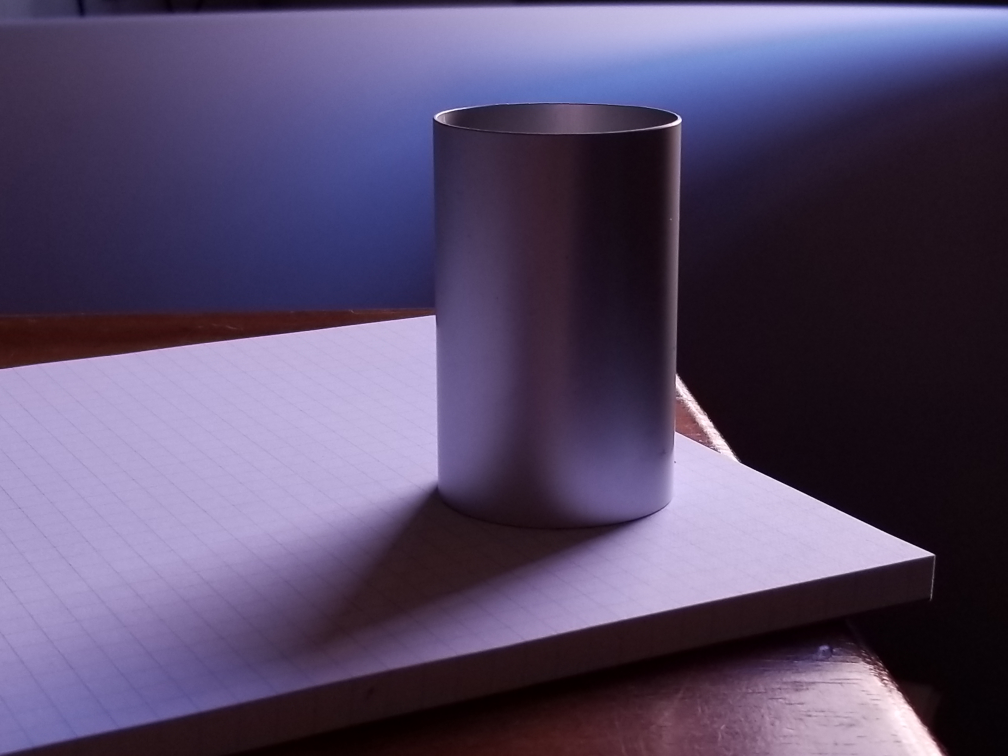
#> input picture examples/cylinder.jpg, 4032 x 3024 px (shown at 1/4 size)
$ python -i edge_preserving_smoother.py   (imports and definitions only)
#> lines starting #> are read from the running program, lines starting #| are printed output that depends on the picture
### utils/array_tools.py
import sys
import numpy as np
from PIL import Image
from pympler import asizeof
from utils.array_entropy import entropy

# [14 lines left out: functions float32_to_uint8, uint8_to_float32, not called in this run]

def diff(x, axis=0):
    if axis==0:
        return x[1:,:]-x[:-1,:]
    else:
        return x[:,1:]-x[:,:-1]

def cyclic_diff(x,axis=0):
    if axis==0:
        return x[0,:]-x[-1,:]
    else:
        return (x[:,0]-x[:,-1])[None,:].T


# [78 lines left out: functions geometric_mean, normalize_array, normalize_arrays, imresize, not called in this run]


def L1(array2d):
    return np.max(np.abs(array2d).sum(axis=0))

# [5 lines left out: function recsum, not called in this run]

def pnorm(a,p=2):
    A = np.power(np.abs(a),p)
    return np.power(recsum(A),1/p)

def Lp(a, p):
    return np.power(np.power(a.ravel(), p).sum(),1/p)

# [145 lines left out: functions array_info, print_array_info, not called in this run]

### utils/logging.py
import numpy as np
from PIL import Image
import time
import datetime
import streamlit as st
import psutil
import os
import gc
import sys


# [4 lines left out: function log_variable_size, not called in this run]

def timestamp():
    return datetime.datetime.now().isoformat() #strftime("%Y%m%d_%H%M%S")

# [9 lines left out: function log_memory, not called in this run]


# [23 lines of commented-out code are left out]


def runtime(f):
    '''
    # decorator to measure performance of function f
    # Example:

        @runtime
        def test(n):
            j = 0
            for i in range(n):
                j+=1

        >>> test(100000)
        runtime: 0.0050120 s

    '''

    # [7 lines left out: function run, not called in this run]
    return run


# [19 lines left out: function view_memory, not called in this run]

### utils/edge_preserving_smoother.py
import streamlit as st
from time import perf_counter_ns
import numpy as np
from scipy import signal
from scipy.sparse import spdiags, csc_matrix
from scipy.sparse.linalg import cg, spsolve, spilu, LinearOperator, use_solver
from utils.array_tools import diff, cyclic_diff, imresize
from utils.logging import runtime

def delta(x):

    gradient_v = np.vstack([diff(x, axis=0),cyclic_diff(x,axis=0)])
    gradient_h = np.hstack([diff(x,axis=1),cyclic_diff(x,axis=1)])

    return gradient_v, gradient_h

def convolve(gradient_v, gradient_h, kernel_shape, return_level=1):
    '''
        gradient_v:         forward-difference in vertical direction
        gradient_h:         forward-difference in horizontal direction
        kernel_shape:       2-tuple of odd positive integers. (Auto-incremented if even)
        return_level 1:     return only standard convolution
        return_level 2:     return standard convolution and convolution of absolute values
        return_level -2:    return only convolution of absolute values
    '''

    sigma_v, sigma_h = kernel_shape
    sigma_v += 1-sigma_v%2
    sigma_h += 1-sigma_h%2

    n_pad = [int(sigma_v/2),int(sigma_h/2)]
    kernel = np.ones(kernel_shape)

    out = []
    if (return_level > 0) or (return_level==-1):
        convolution_v = signal.convolve(gradient_v, kernel, method='fft')[n_pad[0]:n_pad[0]+gradient_v.shape[0],n_pad[1]:n_pad[1]+gradient_v.shape[1]]
        convolution_h = signal.convolve(gradient_h, kernel.T, method='fft')[n_pad[1]:n_pad[1]+gradient_h.shape[0],n_pad[0]:n_pad[0]+gradient_h.shape[1]]
        out.append(convolution_v)
        out.append(convolution_h)

    if (return_level > 1) or (return_level==-2):
        convolution_v_abs = signal.convolve(np.abs(gradient_v), kernel, method='fft')[n_pad[0]:n_pad[0]+gradient_v.shape[0],n_pad[1]:n_pad[1]+gradient_v.shape[1]]
        convolution_h_abs = signal.convolve(np.abs(gradient_h), kernel.T, method='fft')[n_pad[1]:n_pad[1]+gradient_h.shape[0],n_pad[0]:n_pad[0]+gradient_h.shape[1]]
        out.append(convolution_v_abs)
        out.append(convolution_h_abs)

    return tuple(out)

def calculate_texture_weights(image_01_maxRGB_reduced, kernel_shape=(5,1), sharpness=0.001, lamda=0.5, texture_style='I'):

    gradient_v, gradient_h = delta(image_01_maxRGB_reduced)
    convolution_v, convolution_h = convolve(gradient_v, gradient_h, kernel_shape)

    if texture_style == 'I':
        texture_weights_v = 1/(np.abs(convolution_v) * np.abs(gradient_v) + sharpness)
        texture_weights_h = 1/(np.abs(convolution_h) * np.abs(gradient_h) + sharpness)
        return gradient_v, gradient_h, texture_weights_v, texture_weights_h

    if texture_style == 'II':
        texture_weights_v = 1/(np.abs(gradient_v) + sharpness)
        texture_weights_h = 1/(np.abs(gradient_h) + sharpness)
        return gradient_v, gradient_h, texture_weights_v, texture_weights_h

    if texture_style == 'III':
        texture_weights_v = 1/(np.abs(convolution_v) + sharpness)
        texture_weights_h = 1/(np.abs(convolution_h) + sharpness)
        return gradient_v, gradient_h, texture_weights_v, texture_weights_h

    convolution_v_abs, convolution_h_abs = convolve(gradient_v, gradient_h, kernel_shape, return_level=-2)

    if texture_style == 'IV':
        texture_weights_v = convolution_v_abs/(np.abs(convolution_v) + sharpness)
        texture_weights_h = convolution_h_abs/(np.abs(convolution_h)+ sharpness)
        return gradient_v, gradient_h, texture_weights_v, texture_weights_h

    if texture_style == 'V':
        texture_weights_v = convolution_v_abs/(np.abs(convolution_v) + sharpness)
        texture_weights_h = convolution_h_abs/(np.abs(convolution_h)+ sharpness)
        return gradient_v, gradient_h, texture_weights_v, texture_weights_h


# [234 lines left out: functions construct_map_cyclic, solve_sparse_system, smooth, not called in this run]

>>> import cv2
>>> picture = cv2.imread('../examples/cylinder.jpg', cv2.IMREAD_GRAYSCALE)
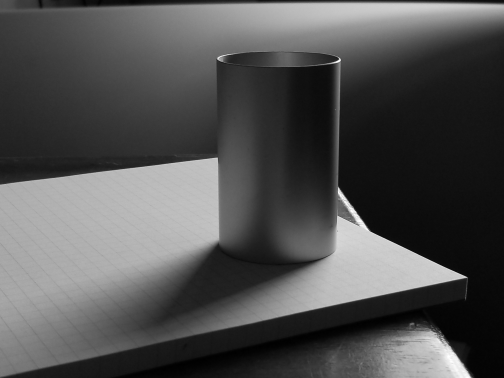
#> picture: shape (3024, 4032) (shown at 1/8 size); min 0, max 255, mean 81
>>> result = calculate_texture_weights(picture)
#> in diff, `return x[1:,:]-x[:-1,:]`:
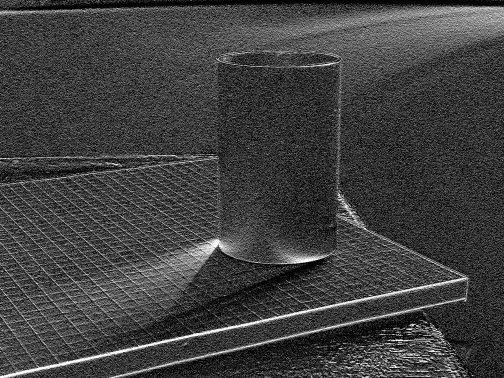
#> returned value: shape (3023, 4032) (shown at 1/8 size); min 0, max 255, mean 64.2
#> call 2 of diff, with axis = 1
#> in diff (call 2), `return x[:,1:]-x[:,:-1]`:
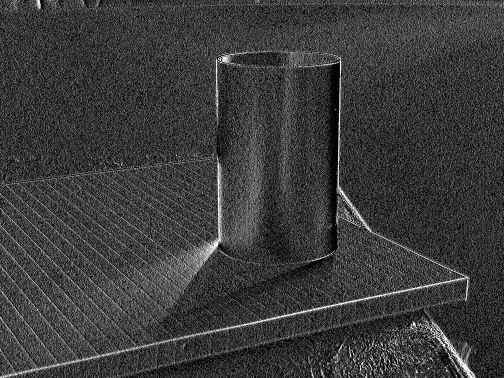
#> returned value: shape (3024, 4031) (shown at 1/8 size); min 0, max 255, mean 59.4
#> in calculate_texture_weights, `texture_weights_v = 1/(np.abs(convolution_v) * np.abs(gradient_v) + sh..`:
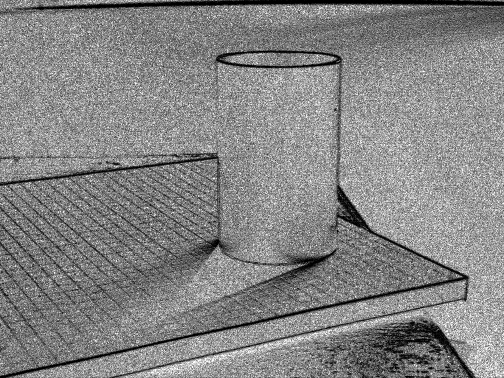
#> texture_weights_v: shape (3024, 4032) float64 (shown at 1/8 size); min 3.08e-06, max 1000, mean 520; drawn with min black and max white
#> in calculate_texture_weights, `texture_weights_h = 1/(np.abs(convolution_h) * np.abs(gradient_h) + sh..`:
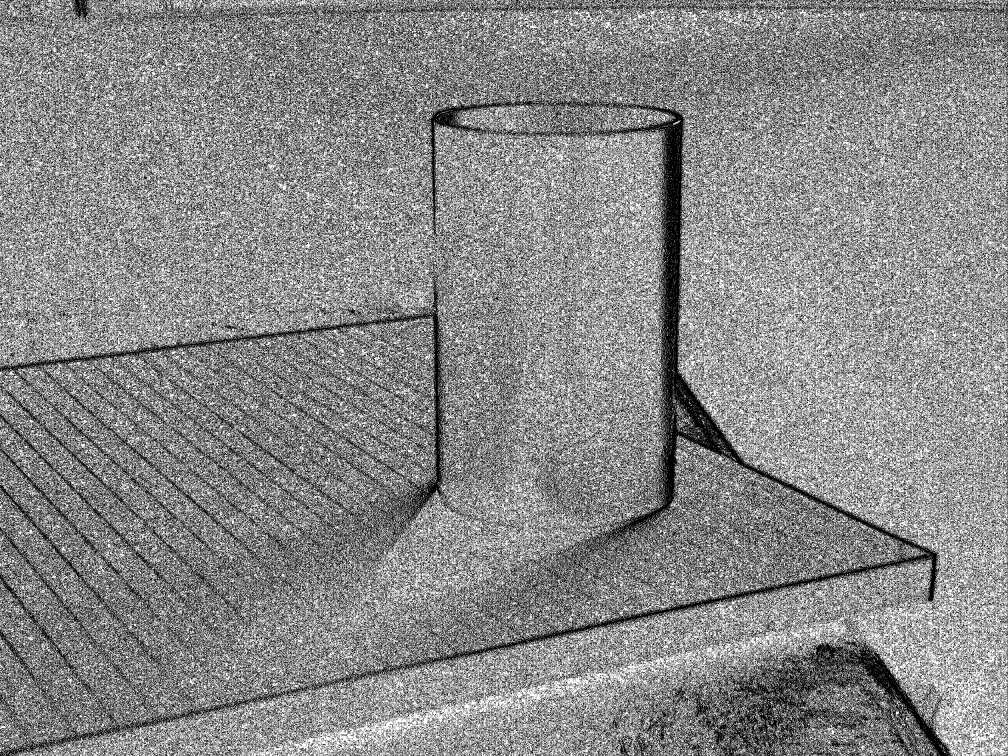
#> texture_weights_h: shape (3024, 4032) float64 (shown at 1/4 size); min 3.08e-06, max 1000, mean 534.7; drawn with min black and max white

$ run again, on examples/park.jpg
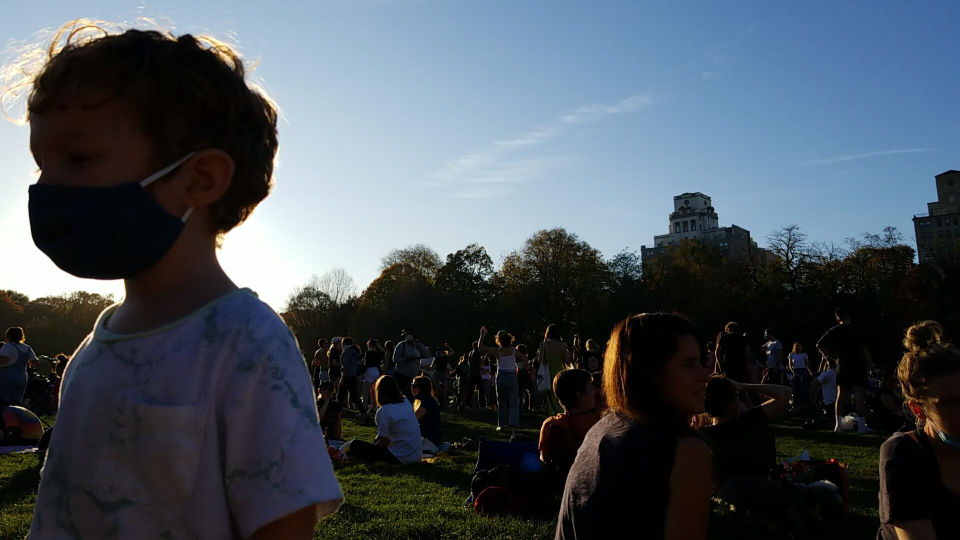
#> input picture examples/park.jpg, 1920 x 1080 px (shown at 1/2 size)
#> in calculate_texture_weights, `texture_weights_v = 1/(np.abs(convolution_v) * np.abs(gradient_v) + sh..`:
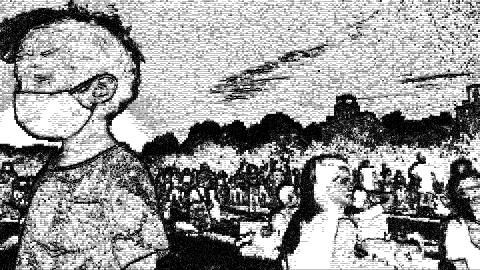
#> texture_weights_v: shape (1080, 1920) float64 (shown at 1/4 size); min 3.08e-06, max 1000, mean 593.8; drawn with min black and max white
#> in calculate_texture_weights, `texture_weights_h = 1/(np.abs(convolution_h) * np.abs(gradient_h) + sh..`:
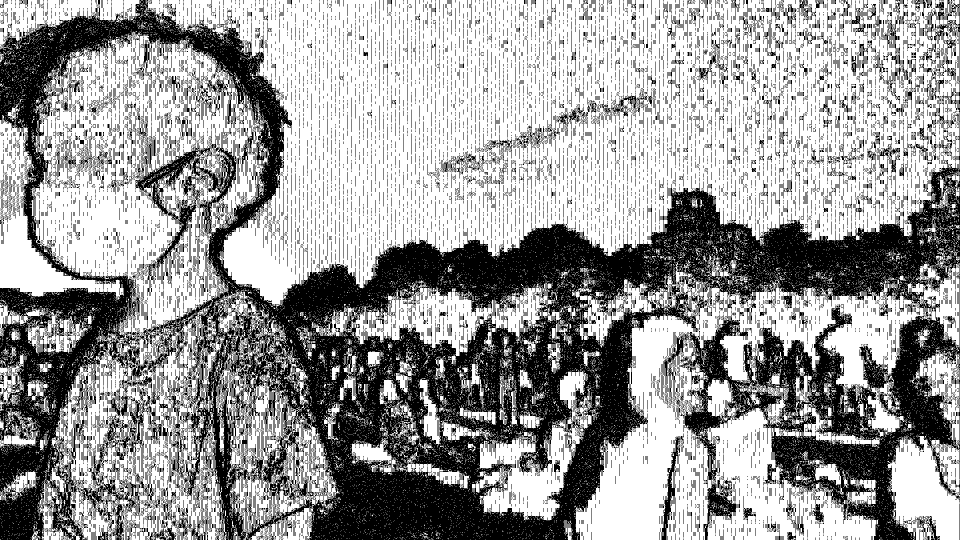
#> texture_weights_h: shape (1080, 1920) float64 (shown at 1/2 size); min 3.08e-06, max 1000, mean 605.2; drawn with min black and max white

$ run again, on examples/school.jpg
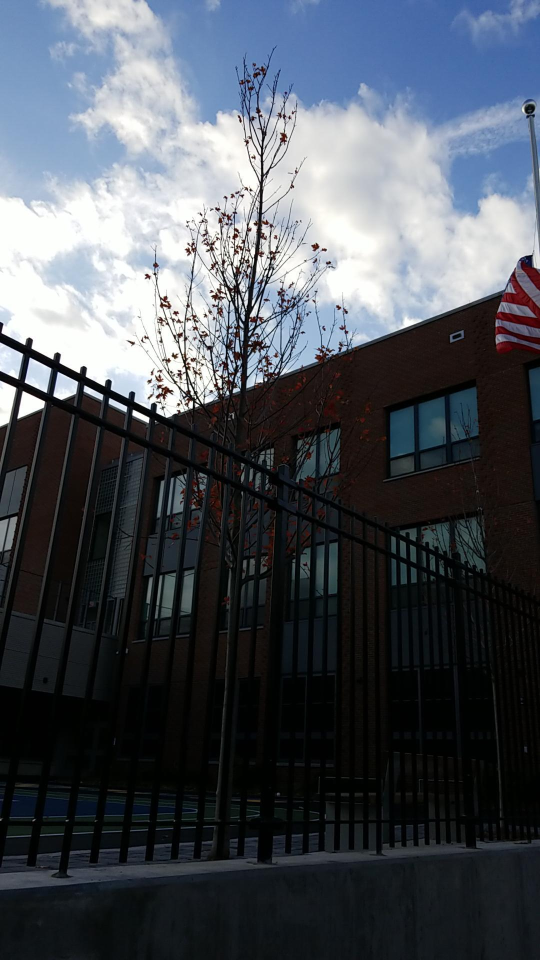
#> input picture examples/school.jpg, 1080 x 1920 px (shown at 1/2 size)
#> in calculate_texture_weights, `texture_weights_v = 1/(np.abs(convolution_v) * np.abs(gradient_v) + sh..`:
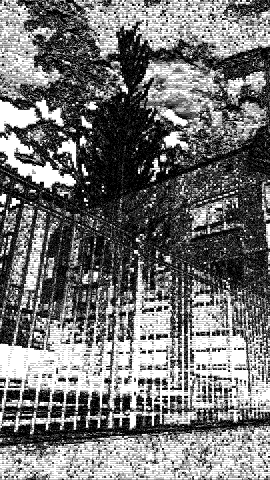
#> texture_weights_v: shape (1920, 1080) float64 (shown at 1/4 size); min 3.08e-06, max 1000, mean 451.3; drawn with min black and max white
#> in calculate_texture_weights, `texture_weights_h = 1/(np.abs(convolution_h) * np.abs(gradient_h) + sh..`:
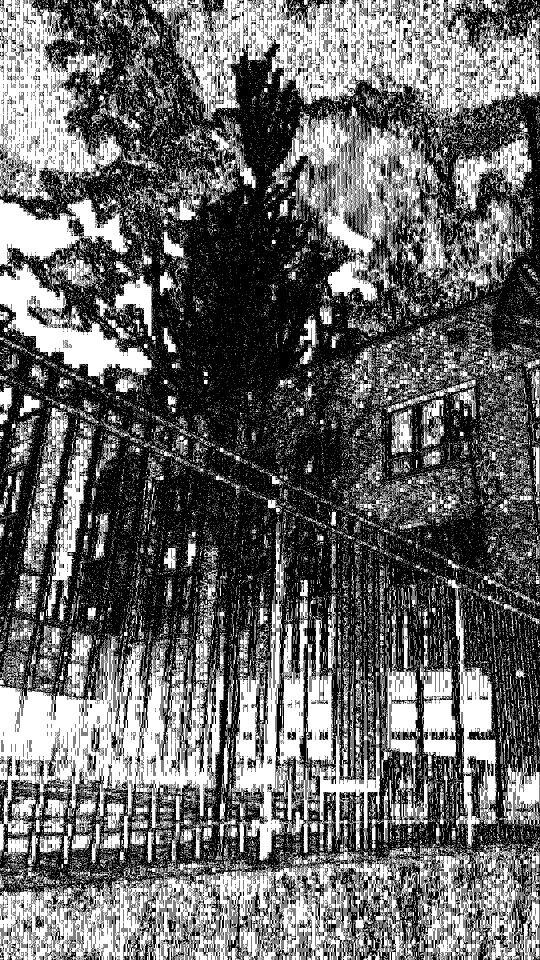
#> texture_weights_h: shape (1920, 1080) float64 (shown at 1/2 size); min 3.08e-06, max 1000, mean 406.4; drawn with min black and max white
